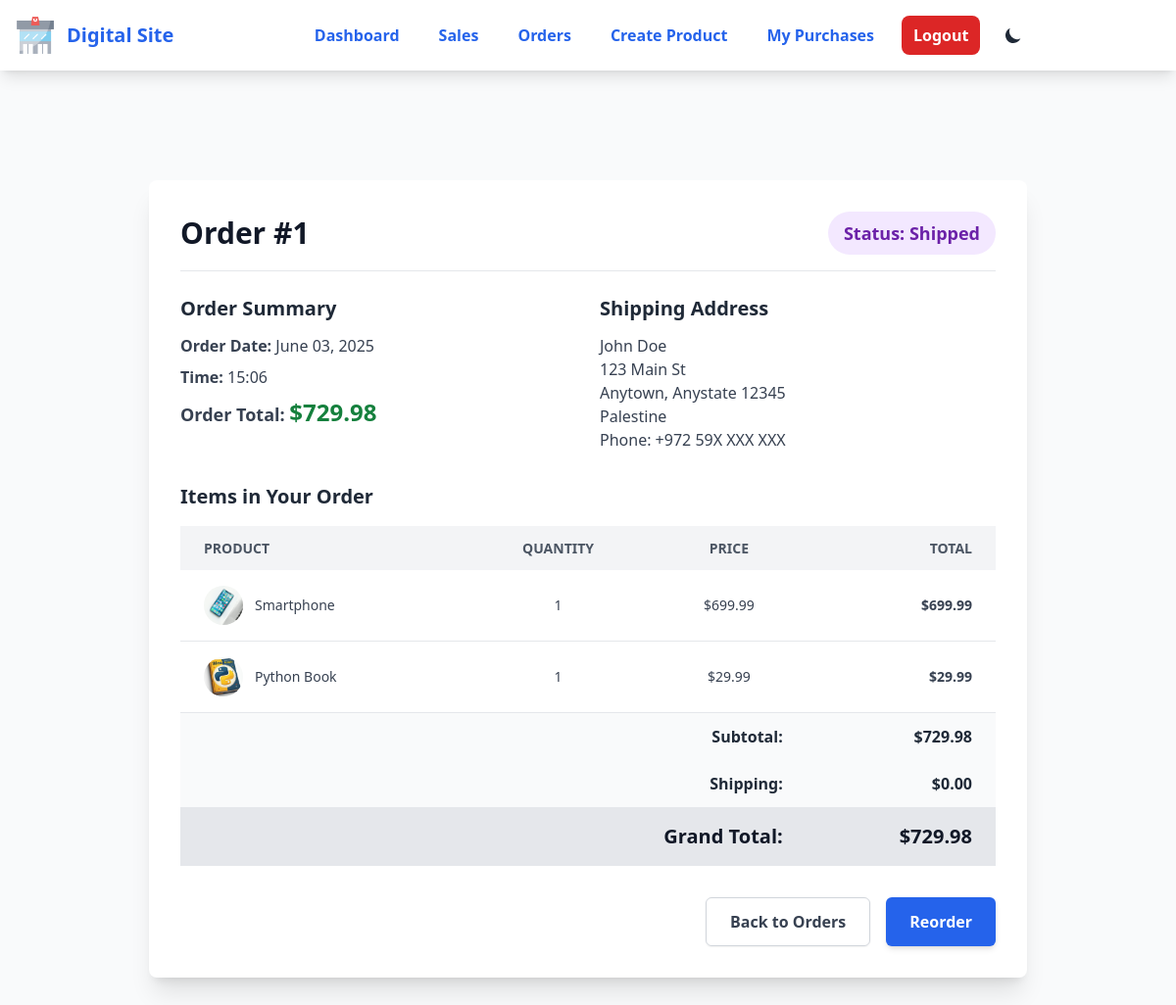
/orders/1 (signed in), run on the app's committed database.
### main/models.py (models this page shows, shortened)
class Order(models.Model):
    STATUS_CHOICES = [
        ('pending', 'Pending'),
        ('processing', 'Processing'),
        ('shipped', 'Shipped'),
        ('delivered', 'Delivered'),
        ('cancelled', 'Cancelled'),
    ]
    user = models.ForeignKey(User, on_delete=models.CASCADE, related_name='orders')
    created_at = models.DateTimeField(auto_now_add=True)
    status = models.CharField(max_length=20, choices=STATUS_CHOICES, default='pending')
    total_amount = models.DecimalField(max_digits=10, decimal_places=2)

class OrderItem(models.Model):
    order = models.ForeignKey(Order, on_delete=models.CASCADE, related_name='items')
    product = models.ForeignKey(Product, on_delete=models.CASCADE)
    quantity = models.PositiveIntegerField()
    price = models.DecimalField(max_digits=10, decimal_places=2)  # store price at the time of order
    def total_price(self):
        return self.quantity * self.price

class Product(models.Model):
    seller = models.ForeignKey(User,on_delete=models.CASCADE,related_name='products')
    name = models.CharField(max_length=255)
    desc = models.CharField(max_length=255)
    price = models.DecimalField(max_digits=10, decimal_places=2, validators=[MinValueValidator(Decimal('0.01'))])
    file = models.FileField(upload_to='uploads', default='uploads/no_image.png')
    category = models.ForeignKey(Category, on_delete=models.CASCADE, related_name='products')
    created_at = models.DateTimeField(auto_now_add=True)
    updated_at = models.DateTimeField(auto_now=True)

### main/views.py (the view)
# urls.py: path('orders/<int:id>',views.show_order_detail,name="show_order_detail"),
@login_required
def show_order_detail(request,id):
    user = request.user
    orders = Order.objects.get(id=id,user=user)
    data={
        'order':orders ,
    }
    return render(request,'order_detail.html',data)

### main/templates/order_detail.html (shortened to what this page needs)
{% extends 'base.html' %}
{% block body %}
<div class="container mx-auto px-4 py-8">
    <div class="max-w-4xl mx-auto bg-white shadow-xl rounded-lg p-8">
        <div class="flex justify-between items-center mb-6 border-b pb-4">
            <h1 class="text-3xl font-extrabold text-gray-900">Order #{{ order.id }}</h1>
            <span class="px-4 py-2 rounded-full text-lg font-semibold
                         {% if order.status == 'delivered' %}bg-green-100 text-green-800{% elif order.status == 'pending' %}bg-yellow-100 text-yellow-800{% elif order.status == 'processing' %}bg-blue-100 text-blue-800{% elif order.status == 'shipped' %}bg-purple-100 text-purple-800{% elif order.status == 'cancelled' %}bg-red-100 text-red-800{% else %}bg-gray-100 text-gray-800{% endif %}">
                Status: {{ order.get_status_display }}
            </span>
        </div>
        <div class="grid grid-cols-1 md:grid-cols-2 gap-6 mb-8">
            <div>
                <h2 class="text-xl font-bold text-gray-800 mb-3">Order Summary</h2>
                <p class="text-gray-700 mb-2"><span class="font-semibold">Order Date:</span> {{ order.created_at|date:"F d, Y" }}</p>
                <p class="text-gray-700 mb-2"><span class="font-semibold">Time:</span> {{ order.created_at|date:"H:i" }}</p>
                <p class="text-gray-700 text-lg"><span class="font-semibold">Order Total:</span> <span class="text-green-700 text-2xl font-bold">${{ order.total_amount|floatformat:2 }}</span></p>
            </div>
            <div>
                <h2 class="text-xl font-bold text-gray-800 mb-3">Shipping Address</h2>
                <p class="text-gray-700">John Doe</p>
                <p class="text-gray-700">123 Main St</p>
                <p class="text-gray-700">Anytown, Anystate 12345</p>
                <p class="text-gray-700">Palestine</p>
                <p class="text-gray-700">Phone: +972 59X XXX XXX</p>
            </div>
        </div>
        <div class="mb-8">
            <h2 class="text-xl font-bold text-gray-800 mb-4">Items in Your Order</h2>
            <div class="overflow-x-auto">
                <table class="min-w-full bg-white rounded-lg shadow-sm">
                    <thead>
                        <tr class="bg-gray-100 text-gray-600 uppercase text-sm leading-normal">
                            <th class="py-3 px-6 text-left">Product</th>
                            <th class="py-3 px-6 text-center">Quantity</th>
                            <th class="py-3 px-6 text-center">Price</th>
                            <th class="py-3 px-6 text-right">Total</th>
                        </tr>
                    </thead>
                    <tbody class="text-gray-700 text-sm font-light">
                        {% for item in order.items.all %}
                        <tr class="border-b border-gray-200 hover:bg-gray-50">
                            <td class="py-4 px-6 text-left whitespace-nowrap">
                                <div class="flex items-center">
                                    <div class="mr-3">
                                        <img class="w-10 h-10 rounded-full object-cover" src="{{ item.product.file.url }}" alt="{{ item.product.name }}">
                                    </div>
                                    <span>{{ item.product.name }}</span>
                                </div>
                            </td>
                            <td class="py-4 px-6 text-center">{{ item.quantity }}</td>
                            <td class="py-4 px-6 text-center">${{ item.price|floatformat:2 }}</td>
                            <td class="py-4 px-6 text-right font-semibold">${{ item.total_price|floatformat:2 }}</td>
                        </tr>
                        {% endfor %}
                    </tbody>
                    <tfoot>
                        <tr class="bg-gray-50 text-gray-800 text-md font-bold">
                            <td colspan="3" class="py-3 px-6 text-right">Subtotal:</td>
                            <td class="py-3 px-6 text-right">${{ order.total_amount|floatformat:2 }}</td>
                        </tr>
                        <tr class="bg-gray-50 text-gray-800 text-md font-bold">
                            <td colspan="3" class="py-3 px-6 text-right">Shipping:</td>
                            <td class="py-3 px-6 text-right">$0.00</td>
                        </tr>
                        <tr class="bg-gray-200 text-gray-900 text-xl font-extrabold">
                            <td colspan="3" class="py-4 px-6 text-right">Grand Total:</td>
                            <td class="py-4 px-6 text-right">${{ order.total_amount|floatformat:2 }}</td>
                        </tr>
                    </tfoot>
                </table>
            </div>
        </div>
        <div class="flex justify-end gap-4 mt-6">
            <a href="{% url 'main:show_order' %}" class="inline-flex items-center px-6 py-3 border border-gray-300 text-gray-700 font-semibold rounded-md shadow-sm hover:bg-gray-100 transition duration-300">
                Back to Orders
            </a>
            <button class="inline-flex items-center px-6 py-3 bg-blue-600 text-white font-semibold rounded-md shadow-md hover:bg-blue-700 transition duration-300">
                Reorder
            </button>
        </div>
    </div>
</div>
{% endblock %}

### main/templates/base.html (style rules this page uses)
body { transition: background-color 0.3s ease; }

### data on the page
Order: id "1", status "Shipped", created_at "June 03, 2025", created_at "15:06", total_amount "729.98"
OrderItem: product.file (picture), product.name "Smartphone", quantity "1", price "699.99", total_price "699.99"
OrderItem: product.file (picture), product.name "Python Book", quantity "1", price "29.99", total_price "29.99"
